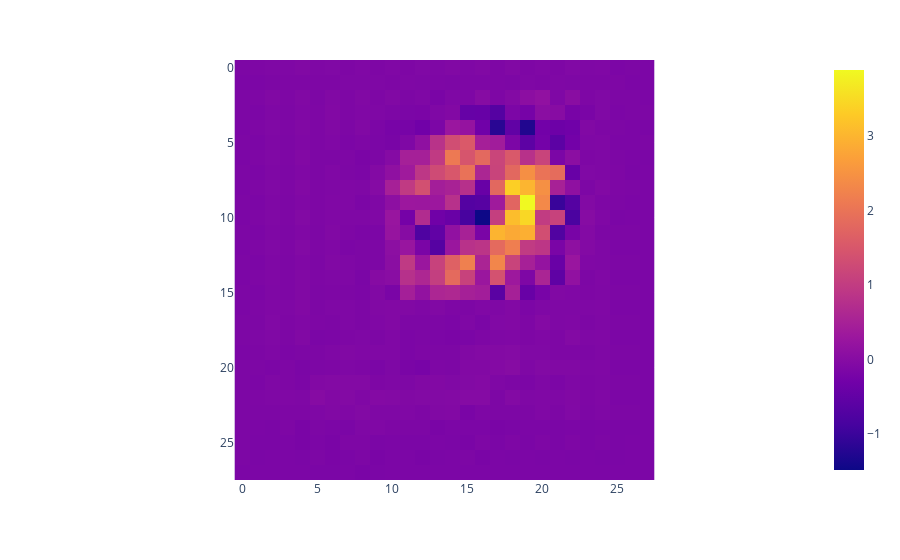

Here is the notebook cell this chart was saved with:
### Code cell
px.imshow(layer_activations[1][2])

### Figure 1 — Plotly figure (JSON) as saved in the notebook; plotly's stock layout.template omitted (floating-point values rounded to 4 significant figures; data arrays with more than 128 entries replaced by an {"elided": "..."} marker saying what was removed)
{"data": [{"coloraxis": "coloraxis", "hovertemplate": "x: %{x}<br>y: %{y}<br>color: %{z}<extra></extra>", "name": "0", "type": "heatmap", "xaxis": "x", "yaxis": "y", "z": {"elided": "28x28 float values"}}], "layout": {"coloraxis": {"colorscale": [[0, "#0d0887"], [0.1111, "#46039f"], [0.2222, "#7201a8"], [0.3333, "#9c179e"], [0.4444, "#bd3786"], [0.5556, "#d8576b"], [0.6667, "#ed7953"], [0.7778, "#fb9f3a"], [0.8889, "#fdca26"], [1, "#f0f921"]]}, "margin": {"t": 60}, "xaxis": {"anchor": "y", "constrain": "domain", "domain": [0, 1], "scaleanchor": "y"}, "yaxis": {"anchor": "x", "autorange": "reversed", "constrain": "domain", "domain": [0, 1]}}}
